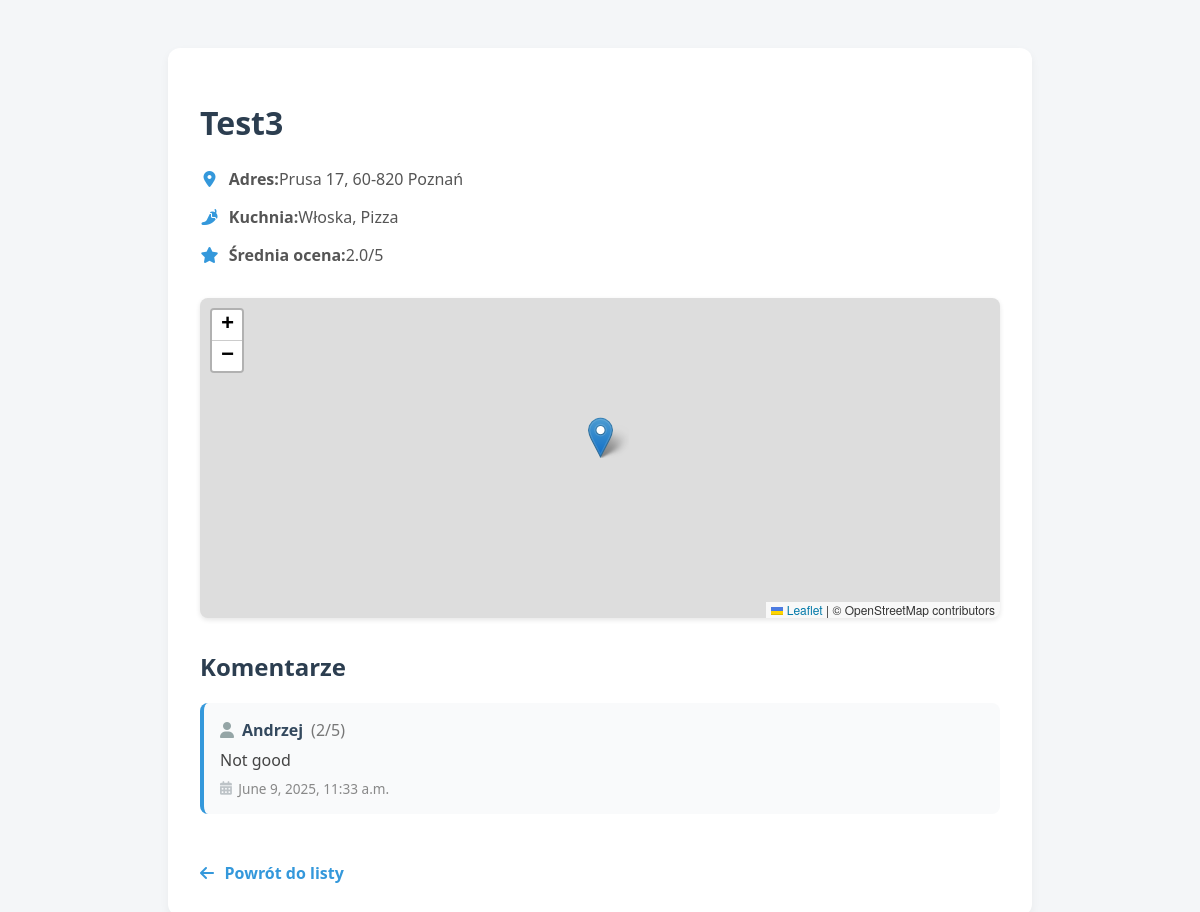
Page /restaurant/5/ on the committed database.
### restaurants/models.py (models this page shows, shortened)
class Restaurant(models.Model):
    name = models.CharField(max_length=100)
    address = models.CharField(max_length=255)
    cuisine_types = models.ManyToManyField(CuisineType, related_name='restaurants')
    latitude = models.DecimalField(
        max_digits=9, decimal_places=6, null=True, blank=True
    )
    longitude = models.DecimalField(
        max_digits=9, decimal_places=6, null=True, blank=True
    )
    def get_average_rating(self):
        average = self.comments.aggregate(avg=Avg('rating'))['avg']
        return round(average, 1) if average is not None else 0.0
    @property
    def cuisine_list(self):
        return ", ".join(self.cuisine_types.values_list('name', flat=True))

class Comment(models.Model):
    restaurant = models.ForeignKey(
        Restaurant,
        on_delete=models.CASCADE,
        related_name='comments'
    )
    author = models.CharField(max_length=100)
    text = models.TextField()
    rating = models.PositiveIntegerField(
        validators=[MinValueValidator(1), MaxValueValidator(5)],
        help_text="Ocena od 1 do 5"
    )
    created_at = models.DateTimeField(auto_now_add=True)

### restaurants/views.py (the view)
# urls.py: path('restaurant/<int:pk>/', restaurant_detail, name='restaurant_detail'),
def restaurant_detail(request, pk):
    restaurant = get_object_or_404(Restaurant, pk=pk)
    comments = restaurant.comments.all()
    return render(request, 'restaurants/restaurant_detail.html', {
        'restaurant': restaurant,
        'comments': comments,
    })

### restaurants/templates/restaurants/restaurant_detail.html (shortened to what this page needs)
{% load static %}
<!DOCTYPE html>
<html lang="pl">
<head>
  <link rel="stylesheet" href="{% static 'restaurants/css/restaurant_detail.css' %}">
  <link rel="stylesheet" href="https://cdnjs.cloudflare.com/ajax/libs/font-awesome/6.5.0/css/all.min.css">
  <link rel="stylesheet" href="https://unpkg.com/leaflet/dist/leaflet.css" />
</head>
<body>
  <div class="container">
    <h1>{{ restaurant.name }}</h1>
    <div class="details">
      <p class="detail-item">
        <i class="fas fa-map-marker-alt"></i>
        <strong>Adres:</strong> {{ restaurant.address }}
      </p>
      <p class="detail-item">
        <i class="fas fa-pepper-hot"></i>
        <strong>Kuchnia:</strong>
        {{ restaurant.cuisine_list|default:"Brak" }}
      </p>
      <p class="detail-item">
        <i class="fas fa-star"></i>
        <strong>Średnia ocena:</strong> {{ restaurant.get_average_rating|floatformat:1 }}/5
      </p>
    </div>
    {% if restaurant.latitude and restaurant.longitude %}
      <div
        id="map"
        class="map-container"
        data-lat="{{ restaurant.latitude }}"
        data-lng="{{ restaurant.longitude }}">
      </div>
    {% endif %}
    <h2>Komentarze</h2>
    <ul class="comment-list">
      {% for comment in comments %}
        <li class="comment-item">
          <div class="comment-header">
            <i class="fas fa-user"></i>
            <span class="comment-author">{{ comment.author }}</span>
            <span class="comment-rating">({{ comment.rating }}/5)</span>
          </div>
          <p class="comment-text">{{ comment.text }}</p>
          <small class="comment-date">
            <i class="fas fa-calendar-alt"></i> {{ comment.created_at }}
          </small>
        </li>
      {% empty %}
        <li class="comment-item">Brak komentarzy.</li>
      {% endfor %}
    </ul>
    <a href="{% url 'restaurant_list' %}" class="back-link">
      <i class="fas fa-arrow-left"></i> Powrót do listy
    </a>
  </div>

### restaurants/static/restaurants/css/restaurant_detail.css (style rules this page uses)
body { margin: 0; padding: 0; font-family: 'Segoe UI', Tahoma, Geneva, Verdana, sans-serif; background-color: #f4f6f8; color: #333; }
.container { max-width: 800px; margin: 3rem auto; background-color: #fff; padding: 2rem; border-radius: 12px; box-shadow: 0 4px 10px rgba(0, 0, 0, 0.05); }
h1 { font-size: 2rem; color: #2c3e50; margin-bottom: 1.5rem; }
.details { margin-bottom: 2rem; }
.detail-item { font-size: 1rem; margin-bottom: 0.8rem; display: flex; align-items: center; color: #555; }
.detail-item i { margin-right: 0.6rem; color: #3498db; width: 1.2rem; text-align: center; }
.map-container { width: 100%; height: 320px; margin-bottom: 2rem; border-radius: 8px; overflow: hidden; box-shadow: 0 2px 5px rgba(0,0,0,0.1); }
h2 { margin-top: 2rem; color: #2c3e50; font-size: 1.5rem; }
.comment-list { list-style: none; padding-left: 0; margin-top: 1rem; }
.comment-item { background-color: #f9fafb; border-left: 4px solid #3498db; padding: 1rem; border-radius: 8px; margin-bottom: 1rem; }
.comment-header { font-weight: bold; margin-bottom: 0.5rem; display: flex; align-items: center; gap: 0.5rem; color: #34495e; }
.comment-header i { color: #95a5a6; }
.comment-rating { font-weight: normal; color: #777; }
.comment-text { margin: 0.5rem 0; color: #444; }
.comment-date { font-size: 0.85rem; color: #888; display: flex; align-items: center; gap: 0.4rem; }
.comment-date i { color: #bdc3c7; }
.back-link { display: inline-block; margin-top: 2rem; text-decoration: none; color: #3498db; font-weight: bold; transition: color 0.3s ease; }
.back-link i { margin-right: 0.4rem; }

### rows in the picture
Restaurant: name "Test3", address "Prusa 17, 60-820 Poznań", cuisine_list "Włoska, Pizza", get_average_rating "2.0"
Comment: author "Andrzej", rating "2", text "Not good", created_at "June 9, 2025, 11:33 a.m."
